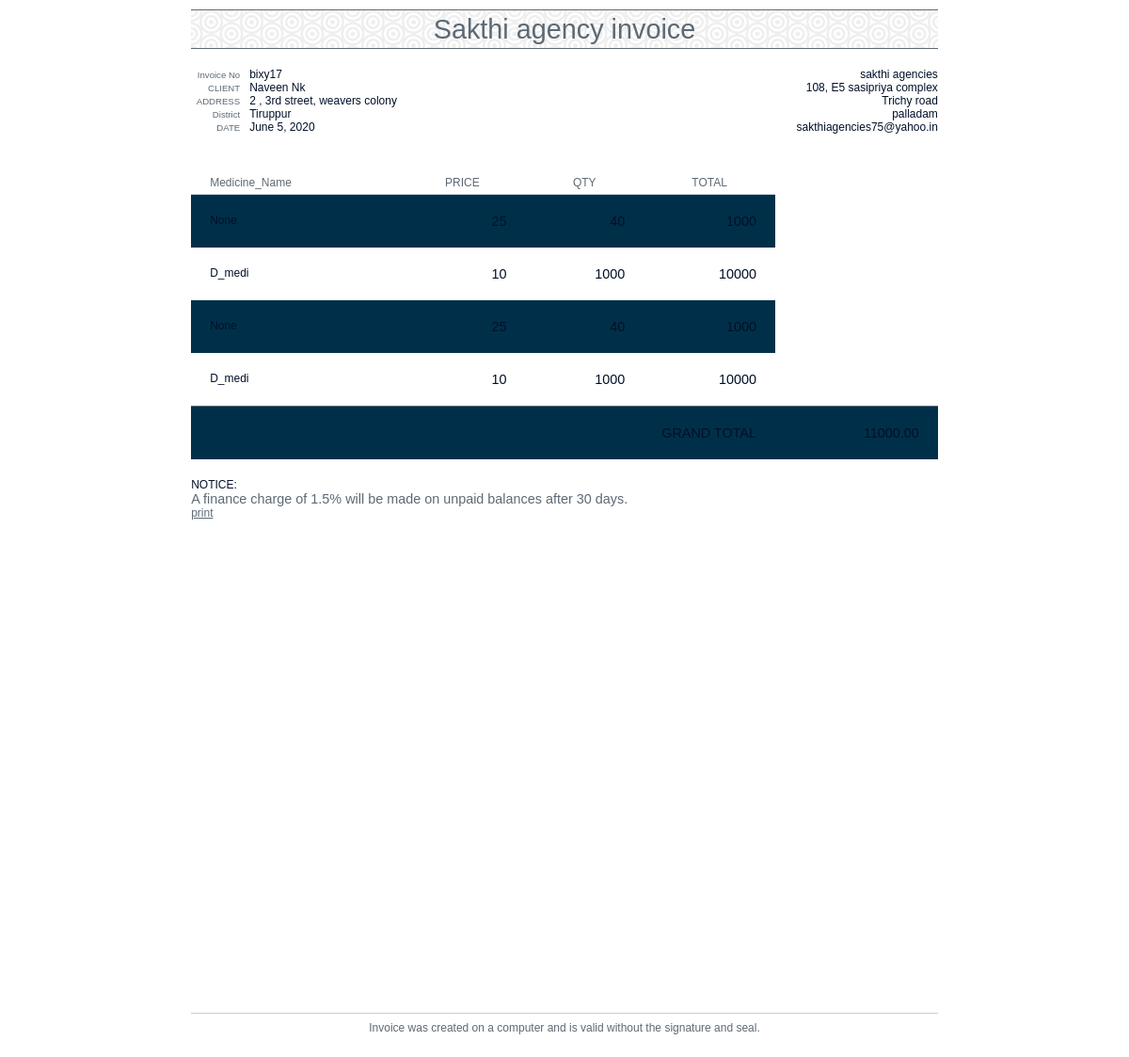
The app's page /invoice/htmlbillsearch/17/ with its own data.
### invoice/models.py (models this page shows, shortened)
class invoice(models.Model):
    id = models.AutoField(primary_key=True)
    user = models.ForeignKey(User,on_delete=models.SET_NULL,null = True)
    bill_no = models.CharField(max_length=10, null=True)
    customer_name = models.CharField(max_length=100, null=True)
    address = models.CharField(max_length=100, null=True)
    district = models.CharField(max_length=100, null=True)
    date_created = models.DateField(auto_now_add=True)
    invoice_complete = models.BooleanField(default=False)

class orderitem(models.Model):
    order_id = models.ForeignKey(Order, on_delete=models.SET_NULL, null=True, blank=True)
    product = models.ForeignKey(medicine, on_delete=models.SET_NULL, null=True)
    quantity = models.IntegerField(default=0, null=True, blank=True)
    price_billed = models.IntegerField(default=0, null=True, blank=True)
    total_price_order = models.IntegerField(default=0, null=True, blank=True)

class Order(models.Model):
    invoice_id = models.ForeignKey(invoice, on_delete=models.SET_NULL, null=True, blank=True)
    date_ordered = models.DateTimeField(auto_now_add=True)
    complete = models.BooleanField(default=False)
    order_total = models.DecimalField( max_digits=10, decimal_places=2, null=True)

### stock/models.py (models this page shows)
class medicine(models.Model):
    category=[
    ('solid','solid'),
    ('liquid','liquid')
    ]
    weight=[
    ('kg','kg'),
    ('ltr','ltr'),
    ('tonnes','tonnes')
    ]
    medicine_name = models.CharField(max_length=100)
    company_name = models.ForeignKey(company,null=True,on_delete=models.SET_NULL)
    medicine_type = models.CharField(max_length=50,null=True,choices=category)
    medicine_open_stock = models.FloatField(null=True)
    medicine_stock_available = models.FloatField(null=True)
    medicine_stock_type = models.CharField(max_length=50,choices=weight,null=True)
    medicine_mrp = models.DecimalField( max_digits=5, decimal_places=2, null=True)
    def __str__(self):
        return str(self.medicine_name)

### invoice/views.py (the view)
# urls.py: path('htmlbillsearch/<str:pk>/',views.htmlbillsearch, name="htmlbillsearch"),
def htmlbillsearch(request,pk):
	bill = invoice.objects.get(id = pk)
	order = Order.objects.get(invoice_id=bill)
	bill_total = order.order_total
	order_item = orderitem.objects.filter(order_id = order)
	context = {'order_item' : order_item, 'bill' : bill , 'bill_total':bill_total}
	return render(request, 'invoice/index.html',context)

### templates/invoice/index.html (shortened to what this page needs)
{% load static %}
<!DOCTYPE html>
<html lang="en">
  <head>
    <link rel="stylesheet" href="{%static "css/index.css"%}"  />
  </head>
  <body>
    <header class="clearfix">
      <h1>Sakthi agency invoice</h1>
      <div id="company" class="clearfix">
        <div>sakthi agencies</div>
        <div>108, E5 sasipriya complex<br />Trichy road</div>
        <div>palladam</div>
        <div>sakthiagencies75@yahoo.in</div>
      </div>
      <div id="project">
        <div><span>Invoice No</span>{{bill.bill_no}}</div>
        <div><span>CLIENT</span>{{bill.customer_name}}</div>
        <div><span>ADDRESS</span>{{bill.address}}</div>
        <div><span>District</span>{{bill.district}}</div>
        <div><span>DATE</span>{{bill.date_created}}</div>
      </div>
    </header>
    <main>
      <table>
        <thead>
          <tr>
            <th class="desc">Medicine_Name</th>
            <th>PRICE</th>
            <th>QTY</th>
            <th>TOTAL</th>
          </tr>
        </thead>
        <tbody>
          {%for obj in order_item%}
          <tr>
            <td class="desc">{{obj.product}}</td>
            <td class="unit">{{obj.price_billed}}</td>
            <td class="qty">{{obj.quantity}}</td>
            <td class="total">{{obj.total_price_order}}</td>
          </tr>
          {%endfor%}
          <tr>
            <td colspan="4" class="grand total">GRAND TOTAL</td>
            <td class="grand total">{{bill_total}}</td>
          </tr>
        </tbody>
      </table>
      <div id="notices">
        <div>NOTICE:</div>
        <div class="notice">A finance charge of 1.5% will be made on unpaid balances after 30 days.</div>
      </div>
    </main>
    <a href="{% url 'invoice_search' %}">print</a>
    <footer>
      Invoice was created on a computer and is valid without the signature and seal.
    </footer>
  </body>
</html>

### static/css/index.css (style rules this page uses)
.clearfix:after { content: ""; display: table; clear: both; }
a { color: #5D6975; text-decoration: underline; }
body { position: relative; width: 21cm; height: 29.7cm; margin: 0 auto; color: #001028; background: #FFFFFF; font-family: Arial, sans-serif; font-size: 12px; font-family: Arial; }
header { padding: 10px 0; margin-bottom: 30px; }
h1 { border-top: 1px solid #5D6975; border-bottom: 1px solid #5D6975; color: #5D6975; font-size: 2.4em; line-height: 1.4em; font-weight: normal; text-align: center; margin: 0 0 20px 0; background: url(dimension.png); }
#project { float: left; }
#project span { color: #5D6975; text-align: right; width: 52px; margin-right: 10px; display: inline-block; font-size: 0.8em; }
#company { float: right; text-align: right; }
#project div, #company div { white-space: nowrap; }
table { width: 100%; border-collapse: collapse; border-spacing: 0; margin-bottom: 20px; }
table tr:nth-child(2n-1) td { background: #003049; }
table th, table td { text-align: center; }
table th { padding: 5px 20px; color: #5D6975; border-bottom: 1px solid #C1CED9; white-space: nowrap; font-weight: normal; }
table .service, table .desc { text-align: left; }
table td { padding: 20px; text-align: right; }
table td.service, table td.desc { vertical-align: top; }
table td.unit, table td.qty, table td.total { font-size: 1.2em; }
table td.grand { border-top: 1px solid #5D6975;; }
#notices .notice { color: #5D6975; font-size: 1.2em; }
footer { color: #5D6975; width: 100%; height: 30px; position: absolute; bottom: 0; border-top: 1px solid #C1CED9; padding: 8px 0; text-align: center; }

### templates/invoice/index.html (style rules this page uses)
.clearfix:after { content: ""; display: table; clear: both; }
a { color: #5D6975; text-decoration: underline; }
body { position: relative; width: 21cm; height: 29.7cm; margin: 0 auto; color: #001028; background: #FFFFFF; font-family: Arial, sans-serif; font-size: 12px; font-family: Arial; }
header { padding: 10px 0; margin-bottom: 30px; }
h1 { border-top: 1px solid #5D6975; border-bottom: 1px solid #5D6975; color: #5D6975; font-size: 2.4em; line-height: 1.4em; font-weight: normal; text-align: center; margin: 0 0 20px 0; background: url(dimension.png); }
#project { float: left; }
#project span { color: #5D6975; text-align: right; width: 52px; margin-right: 10px; display: inline-block; font-size: 0.8em; }
#company { float: right; text-align: right; }
#project div, #company div { white-space: nowrap; }
table { width: 100%; border-collapse: collapse; border-spacing: 0; margin-bottom: 20px; }
table tr:nth-child(2n-1) td { background: #F5F5F5; }
table th, table td { text-align: center; }
table th { padding: 5px 20px; color: #5D6975; border-bottom: 1px solid #C1CED9; white-space: nowrap; font-weight: normal; }
table .service, table .desc { text-align: left; }
table td { padding: 20px; text-align: right; }
table td.service, table td.desc { vertical-align: top; }
table td.unit, table td.qty, table td.total { font-size: 1.2em; }
table td.grand { border-top: 1px solid #5D6975;; }
#notices .notice { color: #5D6975; font-size: 1.2em; }
footer { color: #5D6975; width: 100%; height: 30px; position: absolute; bottom: 0; border-top: 1px solid #C1CED9; padding: 8px 0; text-align: center; }

### records on screen
invoice: bill_no "bixy17", customer_name "Naveen Nk", address "2 , 3rd street, weavers colony", district "Tiruppur", date_created "June 5, 2020"
orderitem: product "None", price_billed "25", quantity "40", total_price_order "1000"
orderitem: product "D_medi", price_billed "10", quantity "1000", total_price_order "10000"
orderitem: product "None", price_billed "25", quantity "40", total_price_order "1000"
orderitem: product "D_medi", price_billed "10", quantity "1000", total_price_order "10000"
Order: order_total "11000.00"
